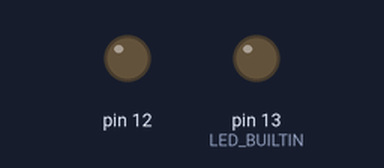
Simulated run of this sketch. Board: Arduino Uno, built with avr-gcc and run on an emulated ATmega328P. Parts: output pins drawn as LEDs (lit = HIGH).

Above: at 1.0 s.
At 3.0 s:
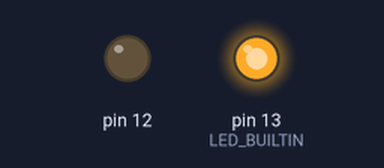
At 4.5 s:
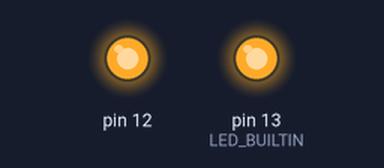
Timing chart, 0 to 5.2 s (numbered marks = the images above):
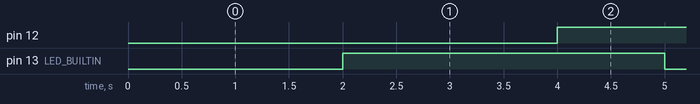

The sketch:

arduino_manipulando_2_leds_em_paralelo.ino
```cpp
/*
 * Acende dois leds e os fazem piscar em paralelo.
 *
 */

//Tempo em milisegundos para piscar
int tempo;


// Preparação do Arduino, este código irá rodar uma única vez
void setup() {
	//Porta 13 (LED_BUILTIN) em modo de saída(escrita).
	pinMode(LED_BUILTIN, OUTPUT);
	//Porta 12 em modo de saída(escrita).
	pinMode(12, OUTPUT);
}

void loop() {
	// Definimos o tempo de atraso
	tempo = 1000;

	// Aguardamos o tempo definido
	delay(tempo);

	// Escrevemos LOW(0) no pino digital 13
	digitalWrite(LED_BUILTIN, LOW);

	// Aguardamos o tempo definido
	delay(tempo);

	// Escrevemos HIGH(1) no pino digital 13
	digitalWrite(LED_BUILTIN, HIGH);

	// Aguardamos o tempo definido
	delay(tempo);

	// Escrevemos LOW(0) no pino digital 12
	digitalWrite(12, LOW);

	// Aguardamos o tempo definido
	delay(tempo);

	// screvemos HIGH(1) no pino digital 12
	digitalWrite(12, HIGH);

}
```

Measured:
- by itself, pin 12, pin 13 (LED_BUILTIN): alternates HIGH for 3.0 s and LOW for 1.0 s
- by itself, everything shown: repeats every 32.0 s, in 32 steps
